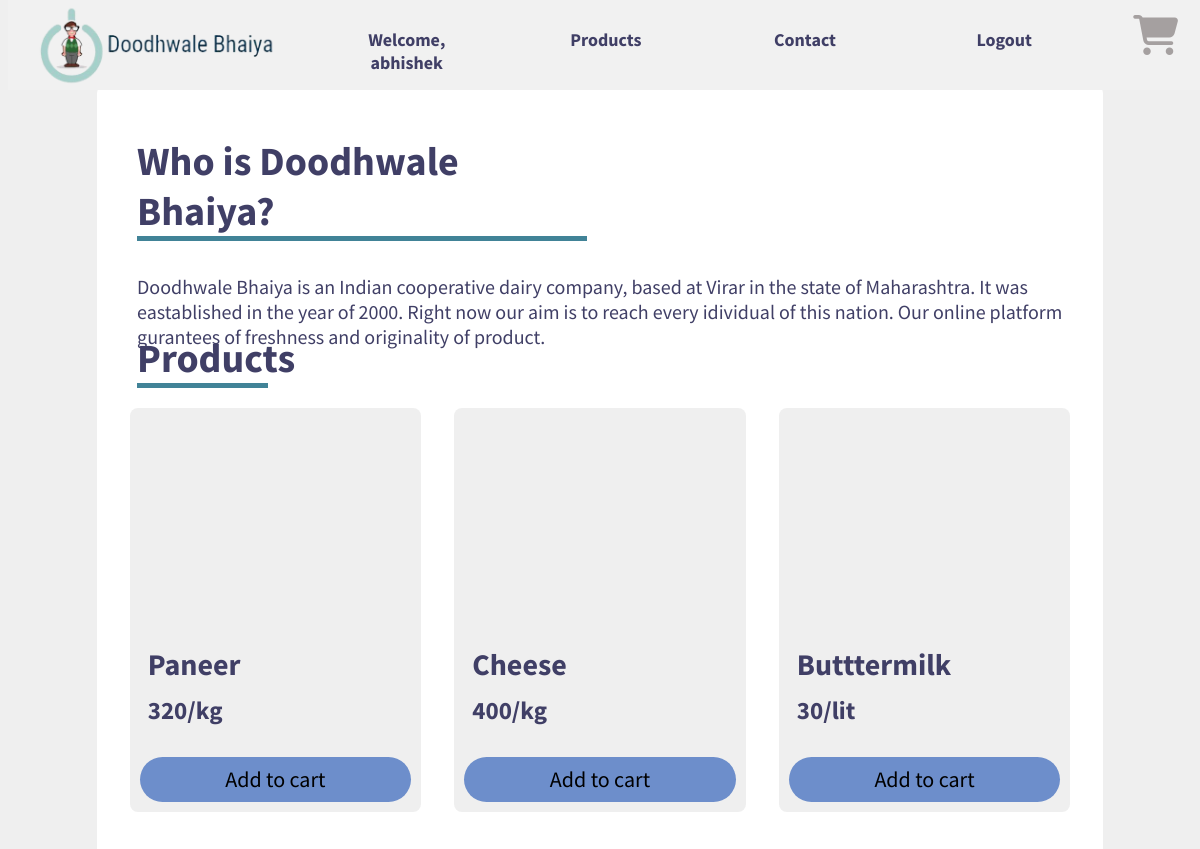
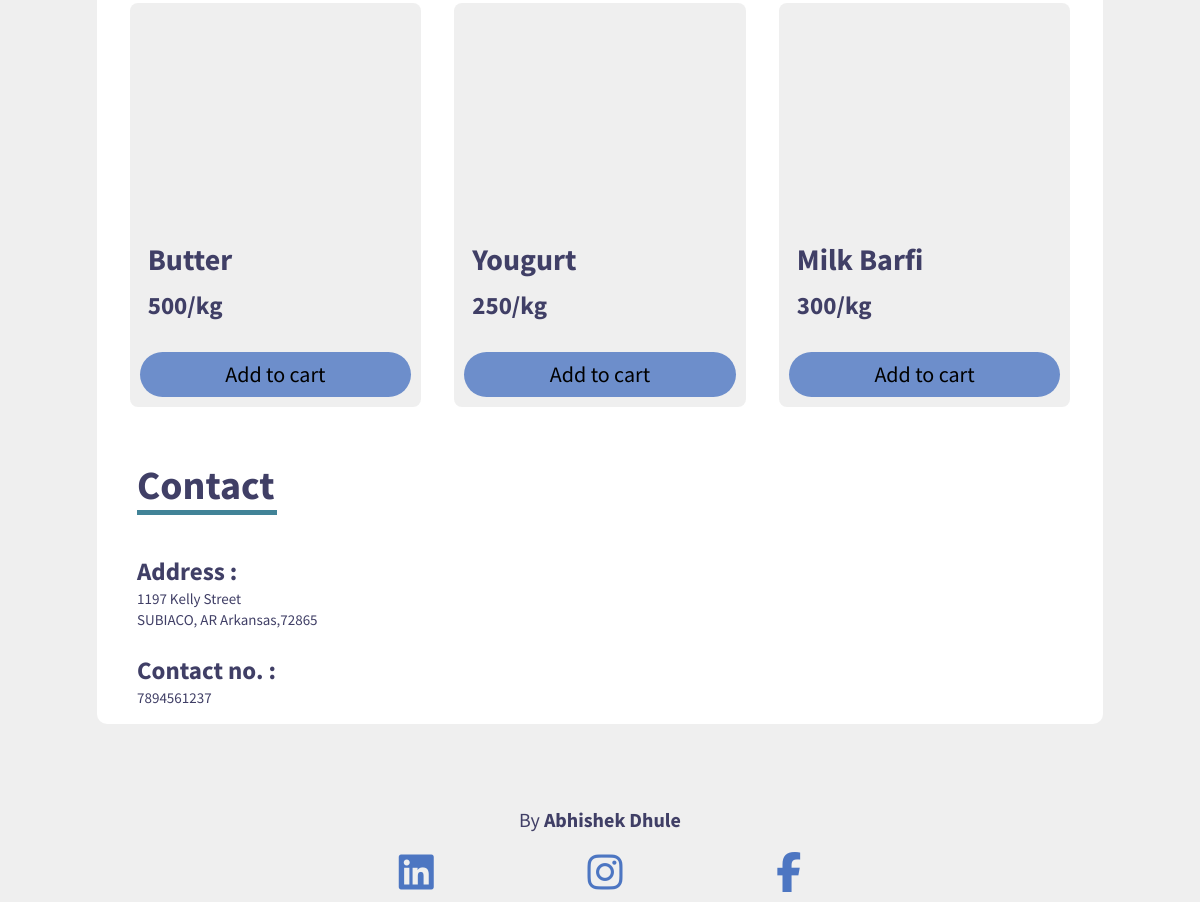
/homepage/abhishek, run on the app's committed database (2 pictures, top to bottom).
### products/models.py (models this page shows, shortened)
class Products(models.Model):
    product_id=models.DecimalField(max_digits=4,decimal_places=0)
    product_name=models.CharField(max_length=50)
    product_price=models.DecimalField(max_digits=5,decimal_places=0)

### homepage/views.py (the view)
# urls.py: path('',homepage,name='homepage'),
def homepage(request,username):
    user=User.objects.get(username=username)
    product1=Products.objects.get(product_id=1111)
    product2=Products.objects.get(product_id=2222)
    product3=Products.objects.get(product_id=3333)
    product4=Products.objects.get(product_id=4444)
    product5=Products.objects.get(product_id=5555)
    product6=Products.objects.get(product_id=6666)
    product_name="a"
    context={
        'username':username,
        'user':user,
        'product1':product1,
        'product2':product2,
        'product3':product3,
        'product4':product4,
        'product5':product5,
        'product6':product6,
    }
    if request.method=="POST":
        return redirect('buy_product',username,product_name)
    return render(request,'homepage/homepage.html',context)

### homepage/template/homepage/homepage.html (shortened to what this page needs)
{% load static %}
<!DOCTYPE html>
<html lang="en">
<head>
    <link rel="stylesheet" href="{% static 'homepage/homepage.css' %}">
</head>
<body id="wrapper">
    <header id="header">
        <nav id="nav-bar">
            <div id="header-image">
            </div>
            {% if user.is_authenticated %}
            <div id="nav-content">
                <a  class="nav-link" href=""><p>Welcome, {{username}}</p></a>
            </div>
            <div id="nav-content">
                <a class="nav-link" href="#products"><p>Products</p></a>
            </div>
            <div id="nav-content">
                <a  class="nav-link" href="#contact"><p>Contact</p></a>
            </div>
            <div id="nav-content">
                <a  class="nav-link" href="{% url 'logout' %}"><p>Logout</p></a>
            </div>
            <div>
                <a href="cart/{{username}}/"><i class="fas fa-shopping-cart icon"></i></a>
            </div>
            {% endif %}
        </nav>
    </header>
        <main id="mainbody">
            <div id="top-div">
            <h2 id="topdiv-text">Who is Doodhwale Bhaiya?</h2>
            <p id="intro-text">Doodhwale Bhaiya is an Indian cooperative dairy company, based at Virar in the state of Maharashtra.
                    It was eastablished in the year of 2000. Right now our aim is to reach every idividual of this nation.
                    Our online platform gurantees of freshness and originality of product.</p>
            </div>
            <div id="products">
                <h2 id="product-text">Products</h2>
                <div id="inner-product">
                    <div id="sub-inner">
                        <div  id="product-image" style="background-image: url(https://twosleevers.com/wp-content/uploads/2017/06/Instant-Pot-Paneer-01.jpg)">
                        </div>
                        <h2 id="product-text-name">{{product1.product_name}}</h2>
                        <h2 id="product-text-name" style="font-size: 25px;">{{product1.product_price}}/kg</h2>
                        <form action="{{username}}/{{product1.product_name}}" method="POST">{% csrf_token %}
                            <input class="submit" type="submit" value="Add to cart">
                        </form>
                    </div>
                    <div id="sub-inner">
                        <div id="product-image" style="background-image: url(https://imagesvc.meredithcorp.io/v3/mm/image?url=https%3A%2F%2Fcdn-image.myrecipes.com%2Fsites%2Fdefault%2Ffiles%2Fstyles%2F4_3_horizontal_-_1200x900%2Fpublic%2Fimage%2Fgalleries%2F08%2F7ww-cheddar-mr-gallery-x.jpg%3Fitok%3D0MLIMTO8);">
                        </div>
                        <h2 id="product-text-name">{{product2.product_name}}</h2>
                        <h2 id="product-text-name" style="font-size: 25px;">{{product2.product_price}}/kg</h2>
                        <form action="{{username}}/{{product2.product_name}}" method="POST">{% csrf_token %}
                                <input class="submit" type="submit" value="Add to cart">
                        </form>
                    </div>
                    <div id="sub-inner">
                        <div id="product-image" style="background-image: url(https://www.whiskaffair.com/wp-content/uploads/2013/08/Masala-Chaas-3.jpg);">
                        </div>
                        <h2 id="product-text-name">{{product3.product_name}}</h2>
                        <h2 id="product-text-name" style="font-size: 25px;">{{product3.product_price}}/lit</h2>
                        <form action="{{username}}/{{product3.product_name}}" method="POST">{% csrf_token %}
                            <input class="submit" type="submit" value="Add to cart">
                        </form>
                    </div>
                </div>
                <div id="inner-product">
                    <div id="sub-inner">
                        <div  id="product-image" style="background-image: url(https://i0.wp.com/cdn-prod.medicalnewstoday.com/content/images/articles/321/321990/close-up-of-block-of-butter-being-sliced-may-raise-cholesterol.jpg?w=1155&h=1541)">
                        </div>
                        <h2 id="product-text-name">{{product4.product_name}}</h2>
                        <h2 id="product-text-name" style="font-size: 25px;">{{product4.product_price}}/kg</h2>
                        <form action="{{username}}/{{product4.product_name}}" method="POST">{% csrf_token %}
                            <input class="submit" type="submit" value="Add to cart">
                        </form>
                    </div>
                    <div id="sub-inner">
                        <div id="product-image" style="background-image: url(https://i2.wp.com/fullofplants.com/wp-content/uploads/2017/06/best-vegan-almond-milk-greek-yogurt-thumb3.jpg?fit=1400%2C1400&ssl=1);">
                        </div>
                        <h2 id="product-text-name">{{product5.product_name}}</h2>
                        <h2 id="product-text-name" style="font-size: 25px;">{{product5.product_price}}/kg</h2>
                        <form action="{{username}}/{{product5.product_name}}" method="POST">{% csrf_token %}
                            <input class="submit" type="submit" value="Add to cart">
                        </form>
                    </div>
                    <div id="sub-inner">
                        <div id="product-image" style="background-image: url(https://www.organictattva.com/wp-content/uploads/2018/07/Suji-Barfi.jpg);">
                        </div>
                        <h2 id="product-text-name">{{product6.product_name}}</h2>
                        <h2 id="product-text-name" style="font-size: 25px;">{{product6.product_price}}/kg</h2>
                        <form action="{{username}}/{{product6.product_name}}" method="POST">{% csrf_token %}
                            <input class="submit" type="submit" value="Add to cart">
                        </form>
                    </div>
                </div>
            </div>
            <h2 id="contact">Contact</h2>
            <div id="contact-box">
                <h3 id="contact-text-head">Address : </h3>
                <p id="contact-text">1197  Kelly Street</p><p id="contact-text">SUBIACO, AR Arkansas,72865</p>
                <h3 id="contact-text-head">Contact no. : </h3>
                <p id="contact-text">7894561237</p>
            </div>
        </main>
        <footer id="footer">
            <p id="intro-text" style="text-align: center;">By <b>Abhishek Dhule<b></p>
                <div class="contact-box">
                    <a href="https://www.linkedin.com/in/abhishek-dhule-b2b76717b/"><i class="fab fa-linkedin contact-icon"></i></a>
                    <a href="https://www.instagram.com/abhidhule9137/"><i class="fab fa-instagram contact-icon"></i></a>
                    <a href="https://www.facebook.com/abhishek.dhule.79"><i class="fab fa-facebook-f contact-icon"></i></a>
                </div>
        </footer>
</body>
</html>

### homepage/static/homepage/homepage.css (style rules this page uses)
#wrapper { background-color:rgba(177, 177, 177,0.2); }
#nav-bar { position:fixed; top:0; width:100%; height:90px; background-color:rgb(241, 241, 241); display:flex; z-index:1; justify-content:space-around; }
#nav-content { width:140px; height:90px; padding-top: 10px; }
#header-image { background-image:url(db.png); background-size:cover; background-repeat:no-repeat; width:240px; height:90px; }
.icon { font-size: 40px; margin-top:15px; color: rgb(165, 160, 160); }
.nav-link { font-family:'Source Sans Pro'; text-align: center; font-size: 18px; font-weight:bold; text-decoration: none; color:rgb(64, 63, 102); outline:none; }
#mainbody { width:85%; margin:7% auto; background-color:white; border-radius:10px; }
#top-div { padding: 20px 4%; height:150px; }
#topdiv-text { color:rgb(64, 63, 102); font-family:"Source Sans Pro"; font-size: 40px; border-bottom: 5px solid rgb(65, 131, 151); max-width: 450px; }
#intro-text { color:rgb(64, 63, 102); font-family:"Source Sans Pro"; font-size: 20px; }
#products { padding-top: 40px; }
#product-text { margin-top: 20px; margin-left:4%; font-family:"Source Sans Pro"; font-size: 40px; margin-bottom: 0; color:rgb(64, 63, 102); border-bottom: 5px solid rgb(65, 131, 151); max-width: 13%; }
#inner-product { width:100%; display:flex; justify-content:space-evenly; padding:2% 0%; }
#sub-inner { width:27%; height:vw; background-color:rgba(177, 177, 177,0.2); border-radius:8px; padding:1% 1%; }
#product-image { background-size: cover; background-repeat:none; width:100%; height:18vw; border-radius: 6px; }
#product-text-name { font-family: "Source Sans Pro"; color:rgb(64, 63, 102); font-size:30px; margin: 4% 3%; }
#contact { font-family:"Source Sans Pro"; font-size: 40px; margin-bottom: 0; margin-left: 4%; color:rgb(64, 63, 102); border-bottom: 5px solid rgb(65, 131, 151); max-width: 140px; }
#contact-box { padding:1.5% 4%; }
#contact-text-head { font-family:"Source Sans Pro"; font-size: 25px; color:rgb(64, 63, 102); margin-bottom: 0; }
#contact-text { margin-top: 2px; margin-bottom: 2px; font-family:"Source Sans Pro"; font-size: 15px; color:rgb(64, 63, 102); }
.submit { margin-top: 20px; font-size: 22px; font-family:"Source Sans Pro"; width:100%; height:45px; border-radius: 50px; border:none; background-color: rgba(77, 118, 194,0.8); outline:none; }
.contact-box { margin: 10px auto; display:flex; padding: 0 20%; justify-content: space-evenly; }
.contact-icon { font-size: 40px; color:rgba(77, 118, 194,1); }

### data on the page
Products: product_name "Paneer", product_price "320"
Products: product_name "Cheese", product_price "400"
Products: product_name "Butttermilk", product_price "30"
Products: product_name "Butter", product_price "500"
Products: product_name "Yougurt", product_price "250"
Products: product_name "Milk Barfi", product_price "300"

### other printed values
{{ username }} "abhishek"
